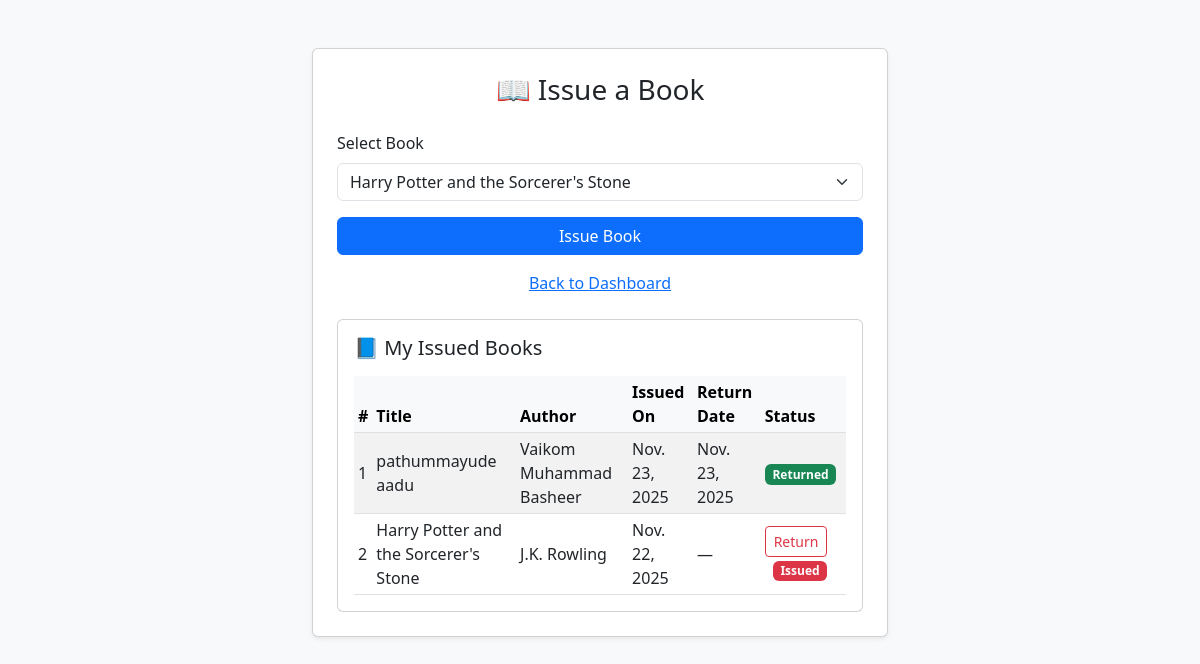
Page /user_issue/?book_id=18 (signed in) on the committed database.
### app/models.py (models this page shows, shortened)
class Book(models.Model):
    book_code = models.IntegerField(unique=True, null=True, blank=True)
    title = models.CharField(max_length=255)
    cover_image = models.ImageField(upload_to='book_covers/', blank=True, null=True)
    author = models.ForeignKey(Author, on_delete=models.CASCADE)
    category = models.ForeignKey(Category, on_delete=models.CASCADE)
    isbn = models.CharField(max_length=50, blank=True, null=True)
    publisher = models.CharField(max_length=255, blank=True, null=True)
    publication_date = models.DateField(null=True, blank=True)
    description = models.TextField(blank=True, null=True)
    total_copies = models.IntegerField(default=1)
    available_copies = models.IntegerField(default=1)
    def is_available(self):
        return self.available_copies > 0
    is_available.boolean = True

class IssuedBook(models.Model):
    user = models.ForeignKey(User, on_delete=models.CASCADE)
    book = models.ForeignKey(Book, on_delete=models.CASCADE)
    issue_date = models.DateField(auto_now_add=True)
    return_date = models.DateField(null=True, blank=True)

class Author(models.Model):
    name = models.CharField(max_length=100)
    bio = models.TextField(blank=True)

### app/views.py (the view, shortened to what this page needs)
# urls.py: path('user_issue/', views.user_issue, name='user_issue'),
def user_issue(request):
    if not request.user.is_authenticated:
        next_url = request.get_full_path()   # e.g. /user_issue/?book_id=3
        return redirect(f"{reverse('user_register')}?next={next_url}")
    book_id = request.GET.get('book_id')
    if book_id:
        book = get_object_or_404(Book, id=book_id)
        my_issued = IssuedBook.objects.filter(user=request.user).select_related('book').order_by('-issue_date')
        return render(request, 'issue_book.html', {'book': book, 'my_issued': my_issued})

### templates/issue_book.html (shortened to what this page needs)
<!DOCTYPE html>
<html lang="en">
<head>
  <link href="https://cdn.jsdelivr.net/npm/bootstrap@5.3.0/dist/css/bootstrap.min.css" rel="stylesheet">
</head>
<body class="bg-light">
<div class="container mt-5 col-md-6">
  <div class="card shadow-sm p-4">
    <h3 class="text-center mb-4">📖 Issue a Book</h3>
    <form method="post" action="{% url 'user_issue' %}">
      <div class="mb-3">
        <label class="form-label">Select Book</label>
        <select name="book_id" class="form-select" required>
          {% if books %}
            {% for b in books %}
              <option value="{{ b.id }}"
                {% if book and book.id|stringformat:"s" == b.id|stringformat:"s" %} selected {% endif %}>
                {{ b.title }}
              </option>
            {% endfor %}
          {% elif book %}
            <option value="{{ book.id }}" selected>{{ book.title }}</option>
          {% else %}
            <option disabled>No books available</option>
          {% endif %}
        </select>
      </div>
      <button type="submit" class="btn btn-primary w-100">Issue Book</button>
    </form>
    <div class="text-center mt-3">
      <a href="{% url 'user_dashboard' %}">Back to Dashboard</a>
    </div>
    <div class="card mt-4">
      <div class="card-body">
        <h5 class="card-title mb-3">📘 My Issued Books</h5>
        {% if my_issued %}
          <div class="table-responsive">
            <table class="table table-sm table-striped align-middle mb-0">
              <thead class="table-light">
                <tr>
                  <th>#</th>
                  <th>Title</th>
                  <th>Author</th>
                  <th>Issued On</th>
                  <th>Return Date</th>
                  <th>Status</th>
                </tr>
              </thead>
              <tbody>
                {% for rec in my_issued %}
                  <tr>
                    <td>{{ forloop.counter }}</td>
                    <td>{{ rec.book.title }}</td>
                    <td>{{ rec.book.author.name }}</td>
                    <td>{{ rec.issue_date }}</td>
                    <td>{{ rec.return_date|default:"—" }}</td>
                    <td>
                      {% if rec.return_date %}
                        <span class="badge bg-success">Returned</span>
                      {% else %}
                        <form method="post" action="{% url 'user_issue' %}" style="display:inline;">
                          <button type="submit" class="btn btn-sm btn-outline-danger">Return</button>
                        </form>
                        <span class="ms-2 badge bg-danger">Issued</span>
                      {% endif %}
                    </td>
                  </tr>
                {% endfor %}
              </tbody>
            </table>
          </div>
        {% else %}
          <div class="alert alert-info mb-0">You have not issued any books yet.</div>
        {% endif %}
      </div>
    </div>
  </div>
</div>
</body>
</html>

### rows in the picture
Book: book_id "Harry Potter and the Sorcerer's Stone"
IssuedBook: book "pathummayude aadu", book.author.name "Vaikom Muhammad Basheer", issue_date "Nov. 23, 2025", return_date "Nov. 23, 2025", shows "Returned"
IssuedBook: book "Harry Potter and the Sorcerer's Stone", book.author.name "J.K. Rowling", issue_date "Nov. 22, 2025", return_date "—"
